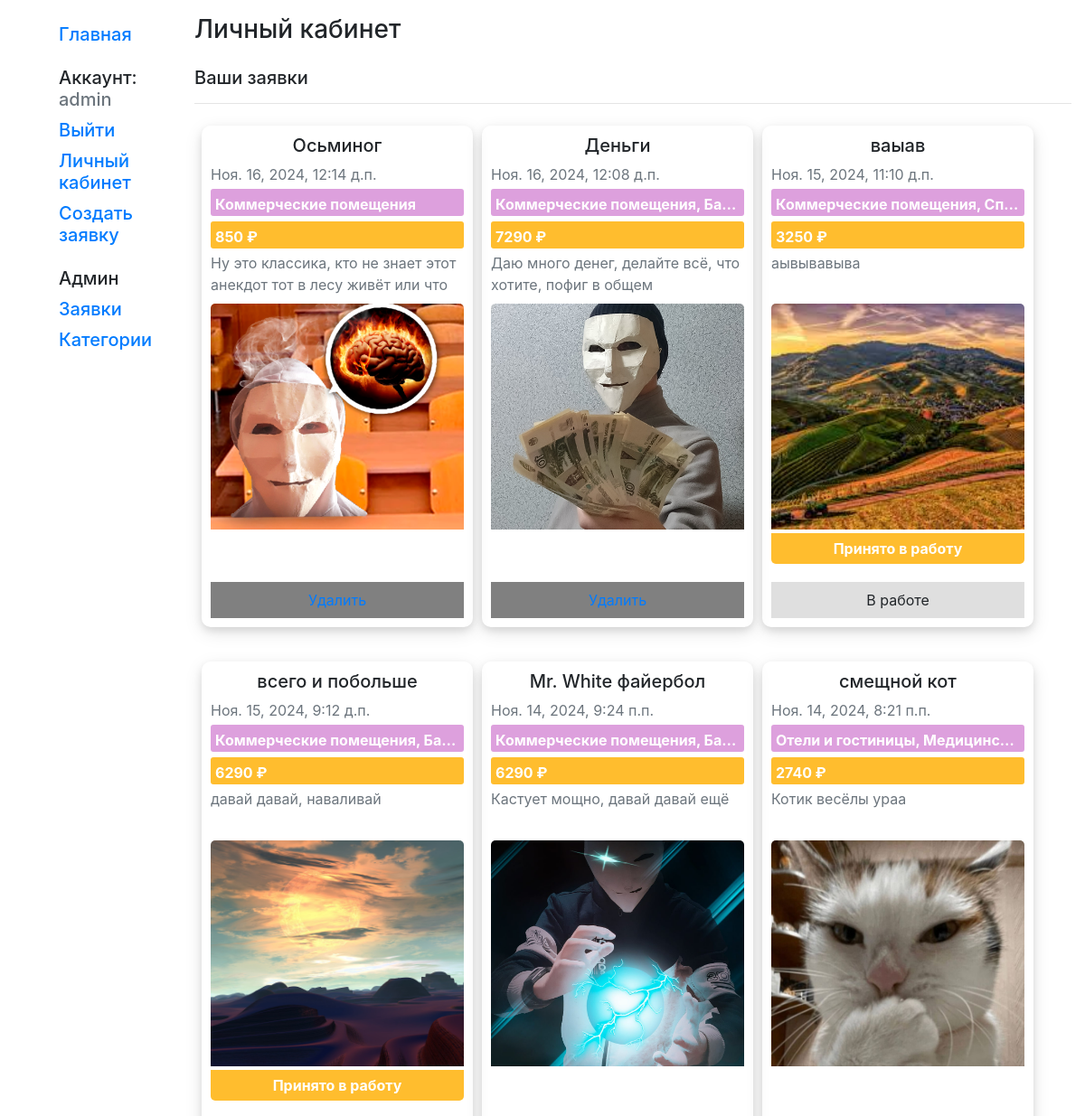
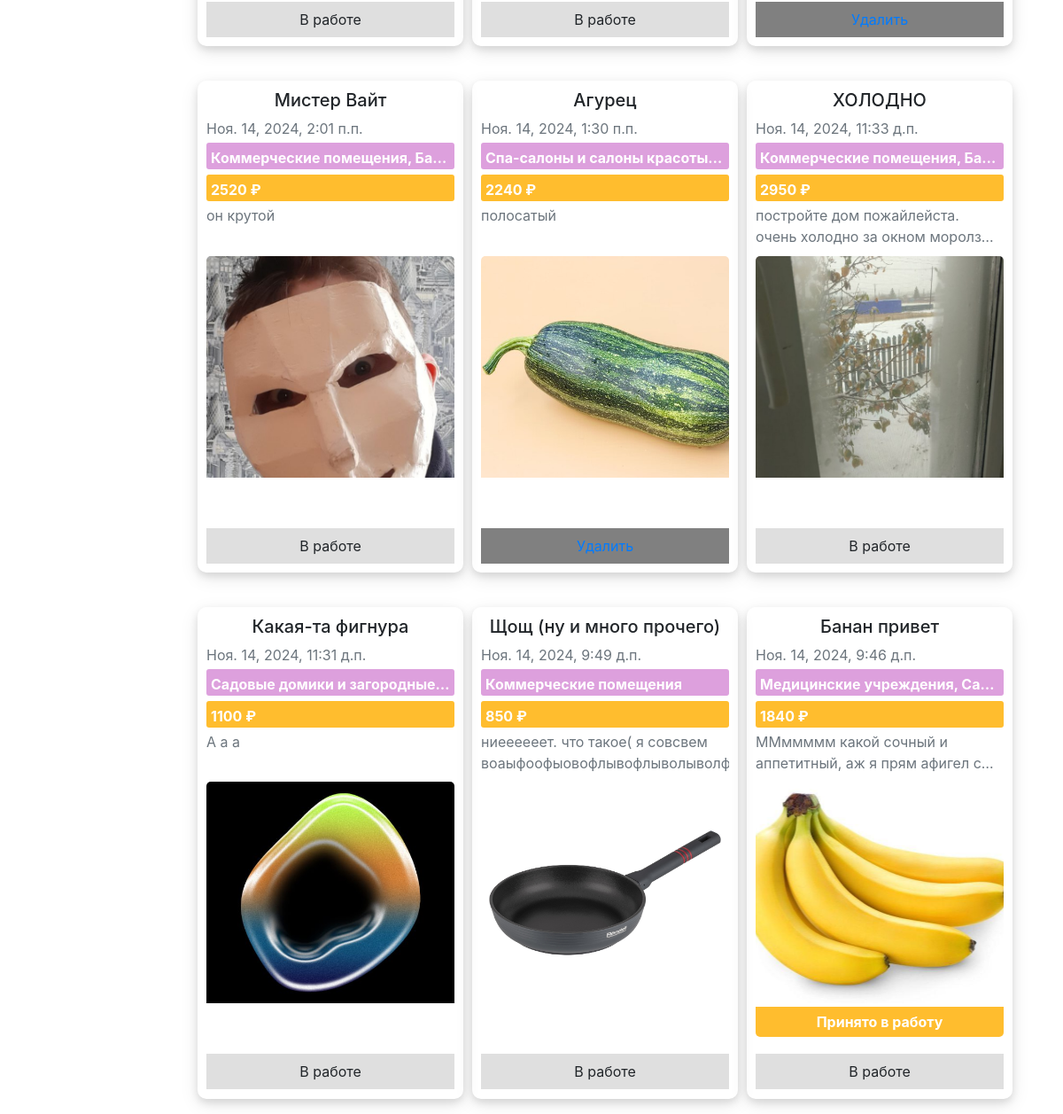
Page /design/account/ (signed in) on the committed database (2 pictures, top to bottom).
### mysite/models.py (models this page shows, shortened)
class User(AbstractUser):
    username = models.CharField(max_length=200, verbose_name='Имя пользователя', unique=True)
    first_name = models.CharField(max_length=200, verbose_name='Имя')
    last_name = models.CharField(max_length=200, verbose_name='Фамилия')
    patronymic = models.CharField(max_length=200, verbose_name='Отчество')
    email = models.EmailField(max_length=200, verbose_name='Email', unique=True)
    password = models.CharField(max_length=200, verbose_name='Пароль')
    phone = models.CharField(max_length=20, verbose_name='Телефон', default='0000000000')
    USERNAME_FIELD = 'username'

class DesignApplication(models.Model):
    creator = models.ForeignKey(User, on_delete=models.CASCADE, null=True, blank=True, verbose_name='Создатель')
    title = models.CharField(max_length=200, verbose_name='Название')
    description = models.TextField(max_length=2000, verbose_name='Описание')
    photo = models.FileField(verbose_name='Фото помещения')
    time_created = models.DateTimeField(auto_now_add=True, verbose_name='Дата создания')
    category = models.ManyToManyField(Category, null=False, verbose_name='Категория')
    discount = models.IntegerField(verbose_name='Скидка', default=0)
    payment_confirmed = models.BooleanField(verbose_name='Оплата произведена', default=False)
    design_comment = models.TextField(max_length=1000, verbose_name='Комментарий', blank=True)
    design_photo = models.FileField(verbose_name='Изображение дизайна', blank=True)
    APP_STATUS = (
        ('n', 'Новая'),
        ('w', 'Принято в работу'),
        ('d', 'Выполнена'),
    )
    status = models.CharField(max_length=1, verbose_name='Статус заявки', choices=APP_STATUS, null=False, default='n')
    class Meta:
        permissions = [
            ('can_edit_status', 'Can edit application status')
        ]
    def time_created_f(self):
        return self.time_created
    def get_categories(self):
        categories = self.category.all()
        return ', '.join(str(category.title) for category in categories)
    def get_price(self):
        categories = self.category.all()
        return int(sum(category.price for category in categories) * (100 - self.discount) / 100)

class Category(models.Model):
    title = models.CharField(max_length=200, verbose_name='Название', unique=True)
    price = models.IntegerField(verbose_name='Цена', default=0)

### mysite/views.py (the view)
# urls.py: path('account/', AccountListView.as_view(), name='account'),
class AccountListView(LoginRequiredMixin, generic.ListView):
    model = DesignApplication
    template_name = 'account.html'
    def get_queryset(self):
        queryset = super().get_queryset()
        status = self.request.GET.get('status')
        if status:
            queryset = queryset.filter(status=status)
        queryset = queryset.order_by('-time_created')
        return queryset
    def get_context_data(self, **kwargs):
        context = super().get_context_data(**kwargs)
        context['filter_form'] = AppFilterForm(self.request.GET or None)
        return context

### mysite/templates/account.html
{% extends "layout/basic.html" %}
{% block content %}
<h3>Личный кабинет</h3>
    {% if designapplication_list %}
        <p class="h5 mt-4">Ваши заявки</p>
        <hr>
        <div class="app-display p-2">
            {% for app in designapplication_list %}
                <div class="app-display-card">
                    <div>
                        <p class="mb-2 h5 text-center">{{app.title}}</p>
                        <p class="text-secondary mt-1 mb-1">{{ app.time_created_f }}</p>
                        <p class="text-white mb-0 app-display-category text-truncate">{{ app.get_categories }}</p>
                        <p class="text-white mb-0 app-display-price">{{ app.get_price }} ₽</p>
                        <p class="text-secondary mt-1 mb-1 app-desc">{{ app.description }}</p>
                    </div>
                    {% if app.photo %}
                        <img src="{{ app.photo.url }}" alt="{{ app.title }}" class="app-display-img"/>
                    {% endif %}
                    <p class="text-white app-status mt-0
                    {% if app.status == 'n' %} bg-lightblue
                    {% elif app.status == 'w' %} bg-yellow
                    {% else %} bg-green
                    {% endif %}
                    ">{{ app.get_status_display }}</p>
                    {% if app.status == 'n' %}
                        <a href="{% url 'app_delete' app.id %}" class="button delete-button pt-2 pb-2">Удалить</a>
                    {% else %}
                        <p class="button delete-button-inactive pt-2 pb-2 mb-0">В работе</p>
                    {% endif %}
                </div>
            {% endfor %}
        </div>
    {% else %}
      <p>У вас нет заявок.</p>
    {% endif %}
{% endblock %}

### mysite/templates/layout/basic.html (shortened to what this page needs)
<!doctype html>
<html lang="ru">
<head>
    {% load bootstrap4 %}
    {% bootstrap_css %}
    {% load static %}
    <link rel="stylesheet" href="{% static 'css/styles.css' %}"/>
</head>
<body>
<div class="container-fluid mt-3">
    <div class="row">
        <div class="col-sm-2">
            {% block sidebar %}
                <ul class="sidebar-nav h5">
                    <li><a href="{% url 'index' %}">Главная</a></li>
                    {% if user.is_authenticated %}
                        <li class="mt-4">Аккаунт: <span class="text-secondary">{{ user.get_username }}</span></li>
                        <li><a href="{% url 'logout' %}">Выйти</a></li>
                        <li><a href="{% url 'account' %}">Личный кабинет</a></li>
                        <li><a href="{% url 'create_app' %}">Создать заявку</a></li>
                        {% if perms.mysite.can_edit_status %}
                            <li class="mt-4">Админ</li>
                            <li><a href="{% url 'all_apps' %}">Заявки</a></li>
                            <li><a href="{% url 'all_categories' %}">Категории</a></li>
                        {% endif %}
                    {% else %}
                        <li class="mt-4"><a href="{% url 'login' %}">Войти</a></li>
                        <li><a href="{% url 'register' %}">Регистрация</a></li>
                    {% endif %}
                </ul>
            {% endblock %}
        </div>
        <div class="col-sm-10">{% block content %}{% endblock %}
        </div>
    </div>
</div>
</body>
</html>

### mysite/static/css/styles.css (style rules this page uses)
.sidebar-nav > li { list-style-type: none; margin: 10px; }
h3 { margin-bottom: 20px; }
.app-display { display: flex; flex-wrap: wrap; height: 100%; gap: 10px; }
.app-display-card { width: 300px; height: 555px; border-radius: 10px; box-shadow: 0 4px 8px 0 rgba(0, 0, 0, 0.1), 0 6px 20px 0 rgba(0, 0, 0, 0.1); padding: 10px; display: flex; flex-direction: column; justify-content: space-between; }
.app-display-img { width: 280px; height: 250px; object-fit: cover; border-radius: 5px 5px 0 0; }
.app-desc { height: 50px; overflow: hidden; white-space: normal; text-overflow: ellipsis; display: -webkit-box; -webkit-box-orient: vertical; -webkit-line-clamp: 2; }
.app-display-category { padding: 5px; border-radius: 3px; display: inline-block; background-color: plum; width: 100%; height: 30px; font-weight: bold; }
.app-display-price { padding: 5px; border-radius: 3px; display: inline-block; background-color: #ffbd2e; width: 100%; height: 30px; font-weight: bold; }
.delete-button { text-align: center; background-color: gray; transition-duration: 0.2s; }
.delete-button-inactive { text-align: center; background-color: #dfdfdf; }
.app-status { font-weight: bold; padding: 5px; text-align: center; border-radius: 0 0 5px 5px; }
.bg-yellow { background-color: #ffbd2e; }

### rows in the picture
User: get_username "admin"
DesignApplication: title "Осьминог", time_created_f "Ноя. 16, 2024, 12:14 д.п.", get_categories "Коммерческие помещения", get_price "850", description "Ну это классика, кто не знает этот анекдот тот в лесу живёт или что", photo (picture), status "Удалить"
DesignApplication: title "Деньги", time_created_f "Ноя. 16, 2024, 12:08 д.п.", get_categories "Коммерческие помещения, Ба…", get_price "7290", description "Даю много денег, делайте всё, что хотите, пофиг в общем", photo (picture), status "Удалить"
DesignApplication: title "ваыав", time_created_f "Ноя. 15, 2024, 11:10 д.п.", get_categories "Коммерческие помещения, Сп…", get_price "3250", description "аывывавыва", photo (picture), status "Принято в работу", shows "В работе"
DesignApplication: title "всего и побольше", time_created_f "Ноя. 15, 2024, 9:12 д.п.", get_categories "Коммерческие помещения, Ба…", get_price "6290", description "давай давай, наваливай", photo (picture), status "Принято в работу", shows "В работе"
DesignApplication: title "Mr. White файербол", time_created_f "Ноя. 14, 2024, 9:24 п.п.", get_categories "Коммерческие помещения, Ба…", get_price "6290", description "Кастует мощно, давай давай ещё", photo (picture), status "В работе"
DesignApplication: title "смещной кот", time_created_f "Ноя. 14, 2024, 8:21 п.п.", get_categories "Отели и гостиницы, Медицинс…", get_price "2740", description "Котик весёлы ураа", photo (picture), status "Удалить"
DesignApplication: title "Мистер Вайт", time_created_f "Ноя. 14, 2024, 2:01 п.п.", get_categories "Коммерческие помещения, Ба…", get_price "2520", description "он крутой", photo (picture), status "В работе"
DesignApplication: title "Агурец", time_created_f "Ноя. 14, 2024, 1:30 п.п.", get_categories "Спа-салоны и салоны красоты…", get_price "2240", description "полосатый", photo (picture), status "Удалить"
DesignApplication: title "ХОЛОДНО", time_created_f "Ноя. 14, 2024, 11:33 д.п.", get_categories "Коммерческие помещения, Ба…", get_price "2950", description "постройте дом пожайлейста. очень холодно за окном…", photo (picture), status "В работе"
DesignApplication: title "Какая-та фигнура", time_created_f "Ноя. 14, 2024, 11:31 д.п.", get_categories "Садовые домики и загородные…", get_price "1100", description "А а а", photo (picture), status "В работе"
DesignApplication: title "Щощ (ну и много прочего)", time_created_f "Ноя. 14, 2024, 9:49 д.п.", get_categories "Коммерческие помещения", get_price "850", description "ниеееееет. что такое( я совсвем воаыфоофыовофлывофлыволыво…", photo (picture), status "В работе"
DesignApplication: title "Банан привет", time_created_f "Ноя. 14, 2024, 9:46 д.п.", get_categories "Медицинские учреждения, Са…", get_price "1840", description "ММммммм какой сочный и аппетитный, аж я прям афигел…", photo (picture), status "Принято в работу", shows "В работе"
